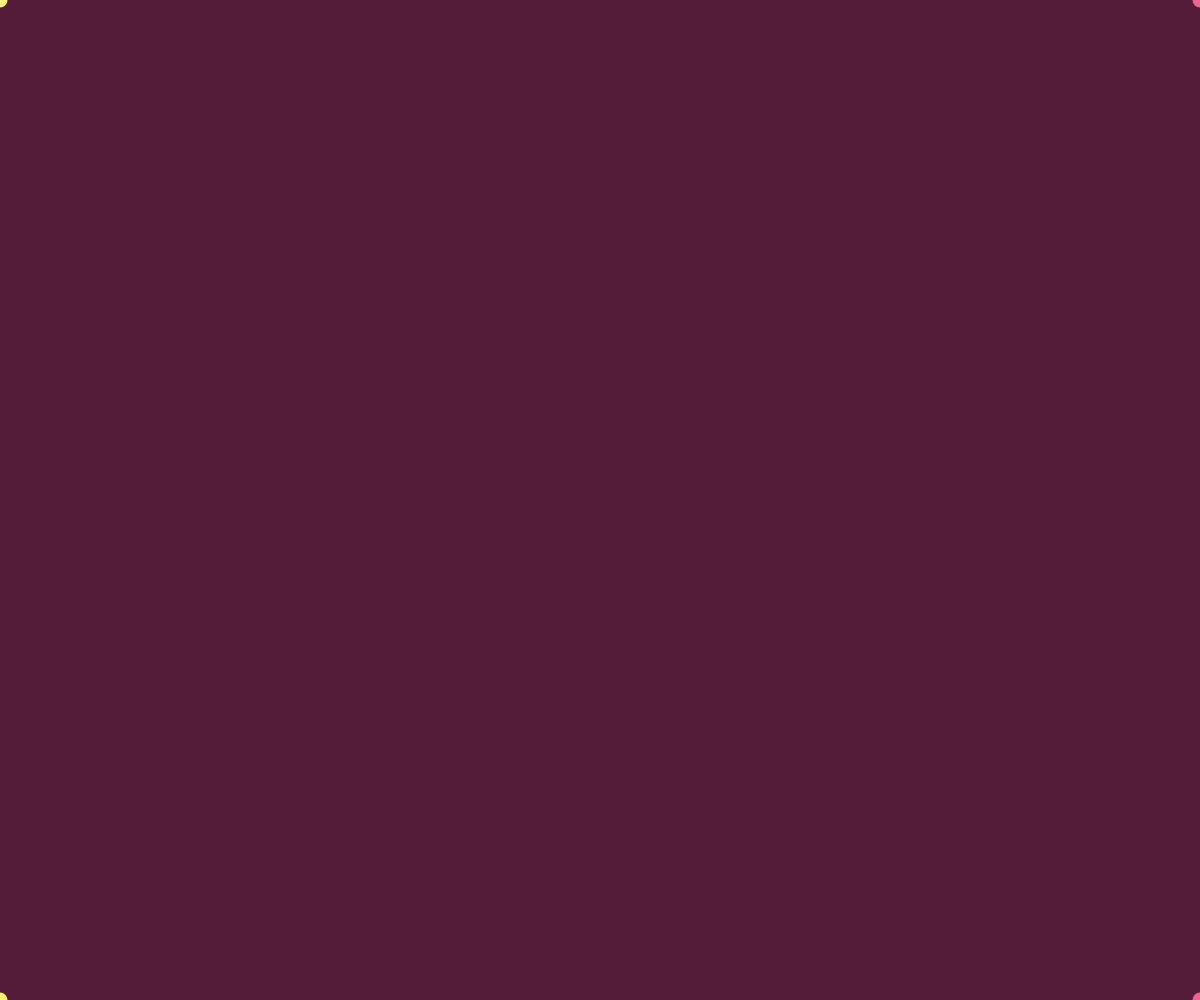
Frame 1 (no input)
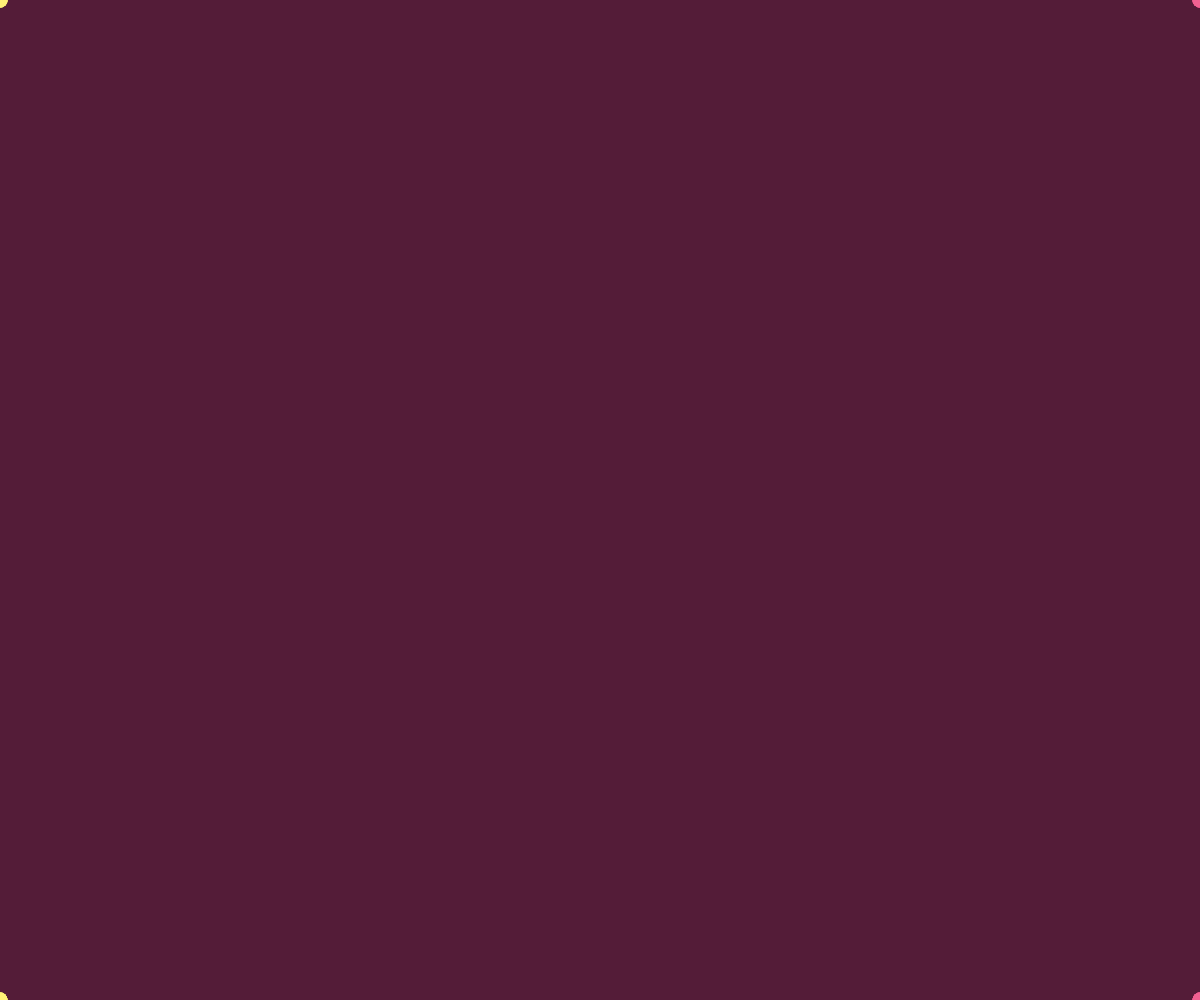
Frame 60 (no input)
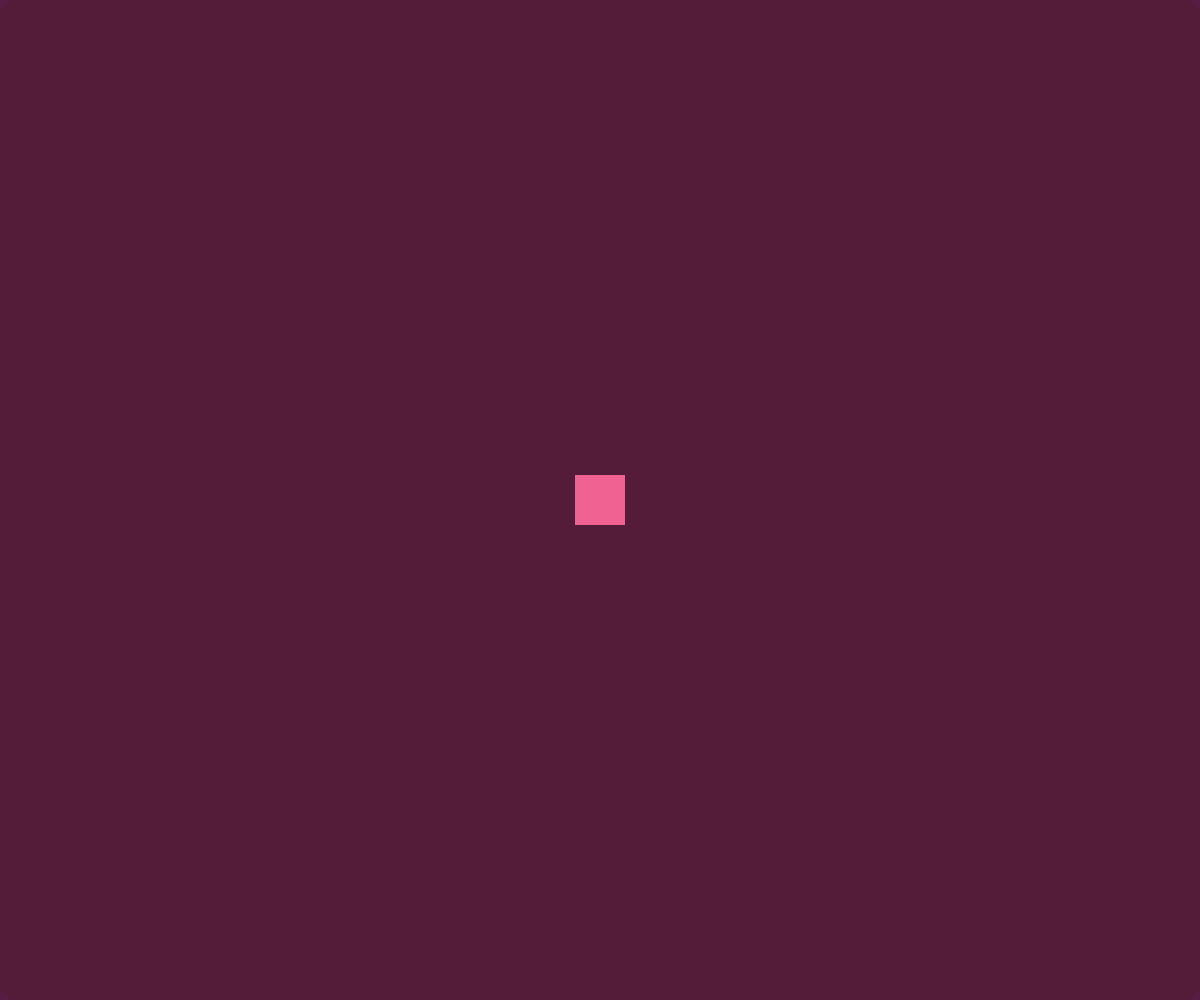
Frame 120 (the mouse pressed at the canvas centre since frame 60)

The p5.js sketch that drew these frames (run headless with seeded random() and noise() and a simulated clock; from frame 60 on, the mouse is pressed at the canvas centre):

// p5.js sketch
// ── sketch.js
function setup() {
  createCanvas(windowWidth, windowHeight);
  background(84, 28, 56);
}

function draw() {
  noStroke();
  fill(84, 28, 56, 13);
  rect(0, 0, width, height);

forma(mouseX, mouseY);
forma(width - mouseX, mouseY);
forma(mouseX, height - mouseY);
forma(width - mouseX, height - mouseY);

  if(keyIsPressed) {
    background(84, 28, 56);
  }
}

function forma (x, y) {

  if (x < width / 2) {
      fill(255, 241, 118);
    } else {
      fill(240, 98, 146);
  }

 if(mouseIsPressed) {
 square(x - 25, y - 25, 50);
 } else {
  circle(x, y, 15);
 }
}
